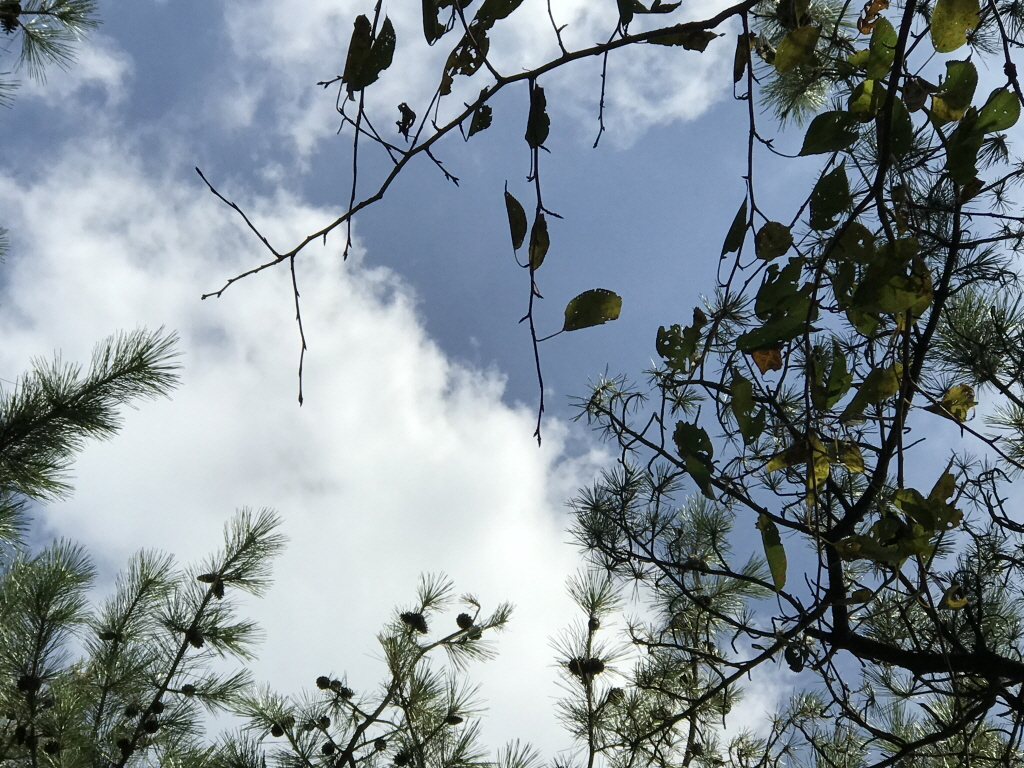
#> input picture space.jpg, 1024 x 768 px
$ jupyter execute chap142.ipynb
#> lines starting #> are read from the running program, lines starting #| are printed output that depends on the picture; after the words box and inside, x2 and y2 are one past the last pixel; in counts of white or black regions, pixels touching at a corner belong together
[cell 1]
import cv2
flags = [i for i in dir(cv2) if i.startswith('COLOR_')]
import numpy as np
from matplotlib import pyplot as plt

[cell 2]
img = cv2.imread('space.jpg',0)
#> img: shape (768, 1024); min 0, max 255, mean 138.6
ret,thresh1 = cv2.threshold(img,127,255,cv2.THRESH_BINARY)
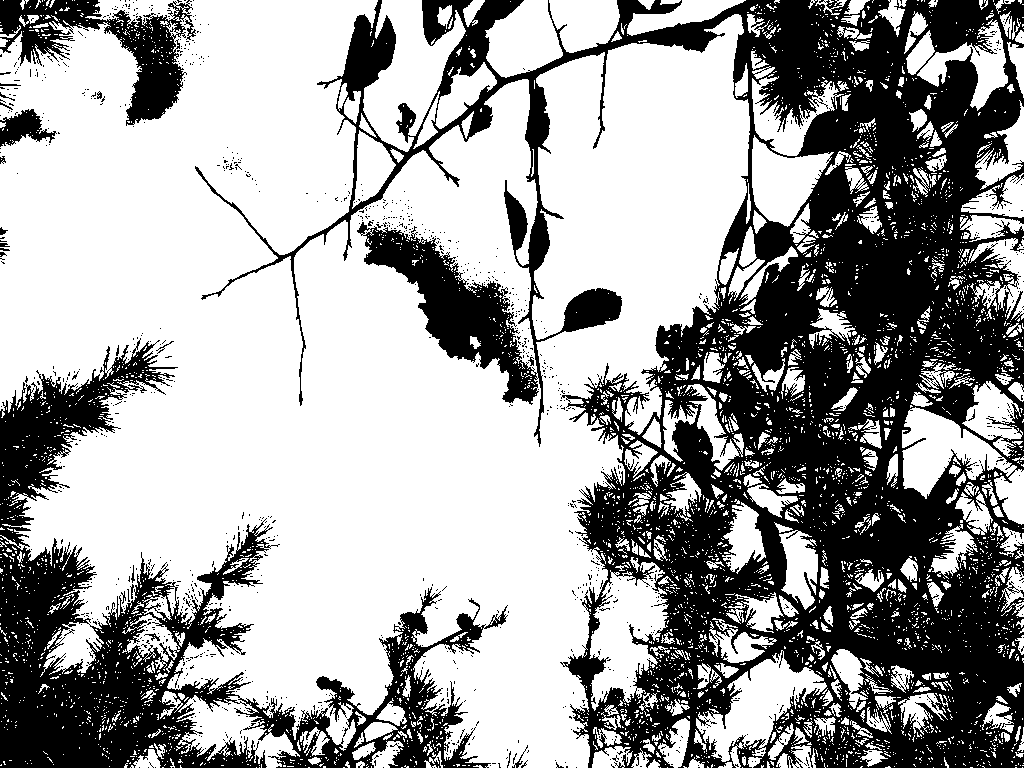
#> thresh1: shape (768, 1024); 63.2% white; 1139 black regions (1116 under 20 px), largest, box (x1, y1, x2, y2) and area: (195, 0, 1024, 768) 220093, (0, 338, 508, 768) 56415, (0, 0, 196, 126) 8734
ret,thresh2 = cv2.threshold(img,127,255,cv2.THRESH_BINARY_INV)
ret,thresh3 = cv2.threshold(img,127,255,cv2.THRESH_TRUNC)
ret,thresh4 = cv2.threshold(img,127,255,cv2.THRESH_TOZERO)
ret,thresh5 = cv2.threshold(img,127,255,cv2.THRESH_TOZERO_INV)

titles = ['Original Image','BINARY','BINARY_INV','TRUNC','TOZERO','TOZERO_INV']
images = [img, thresh1, thresh2, thresh3, thresh4, thresh5]

for i in range(6):
    plt.subplot(2,3,i+1),plt.imshow(images[i],'gray')
    plt.title(titles[i])
    plt.xticks([]),plt.yticks([])
plt.show()

[cell 3]
img = cv2.imread('lol.jpg',0)
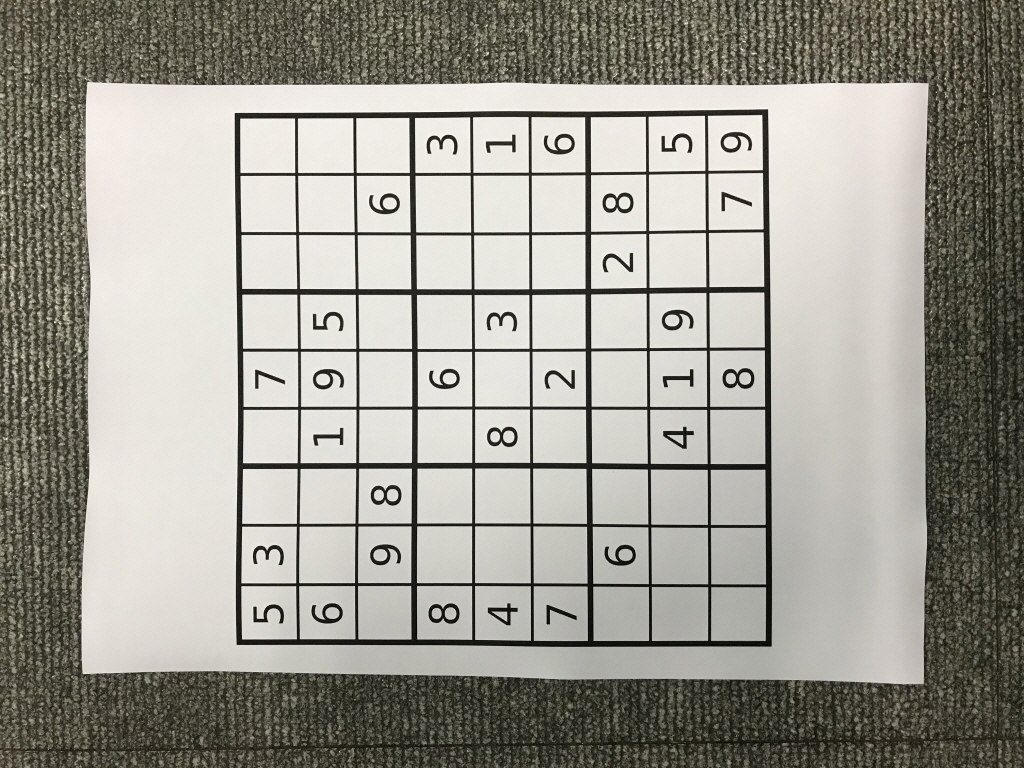
#> input picture lol.jpg, 1024 x 768 px
#> img: shape (768, 1024); min 3, max 252, mean 154.7
img = cv2.medianBlur(img,5)

ret,th1 = cv2.threshold(img,127,255,cv2.THRESH_BINARY)
#> th1: shape (768, 1024); 58.3% white; 40 black regions (6 under 20 px), largest, box (x1, y1, x2, y2) and area: (0, 0, 1024, 768) 279951, (235, 109, 772, 647) 40694, (429, 603, 460, 624) 323
th2 = cv2.adaptiveThreshold(img,255,cv2.ADAPTIVE_THRESH_MEAN_C,\
            cv2.THRESH_BINARY,11,2)
#> th2: shape (768, 1024); 74.5% white; 530 black regions (314 under 20 px), largest, box (x1, y1, x2, y2) and area: (53, 0, 1024, 768) 100180, (235, 109, 772, 647) 44336, (0, 0, 96, 768) 20660
th3 = cv2.adaptiveThreshold(img,255,cv2.ADAPTIVE_THRESH_GAUSSIAN_C,\
            cv2.THRESH_BINARY,11,2)
#> th3: shape (768, 1024); 75.7% white; 883 black regions (564 under 20 px), largest, box (x1, y1, x2, y2) and area: (0, 0, 987, 768) 88886, (235, 109, 772, 647) 43658, (942, 159, 1024, 768) 9710

titles = ['Original Image', 'Global Thresholding (v = 127)',
            'Adaptive Mean Thresholding', 'Adaptive Gaussian Thresholding']
images = [img, th1, th2, th3]

for i in range(4):
    plt.subplot(2,2,i+1),plt.imshow(images[i],'gray')
    plt.title(titles[i])
    plt.xticks([]),plt.yticks([])
plt.show()

[cell 4]
img = cv2.imread('noise.jpg',0)
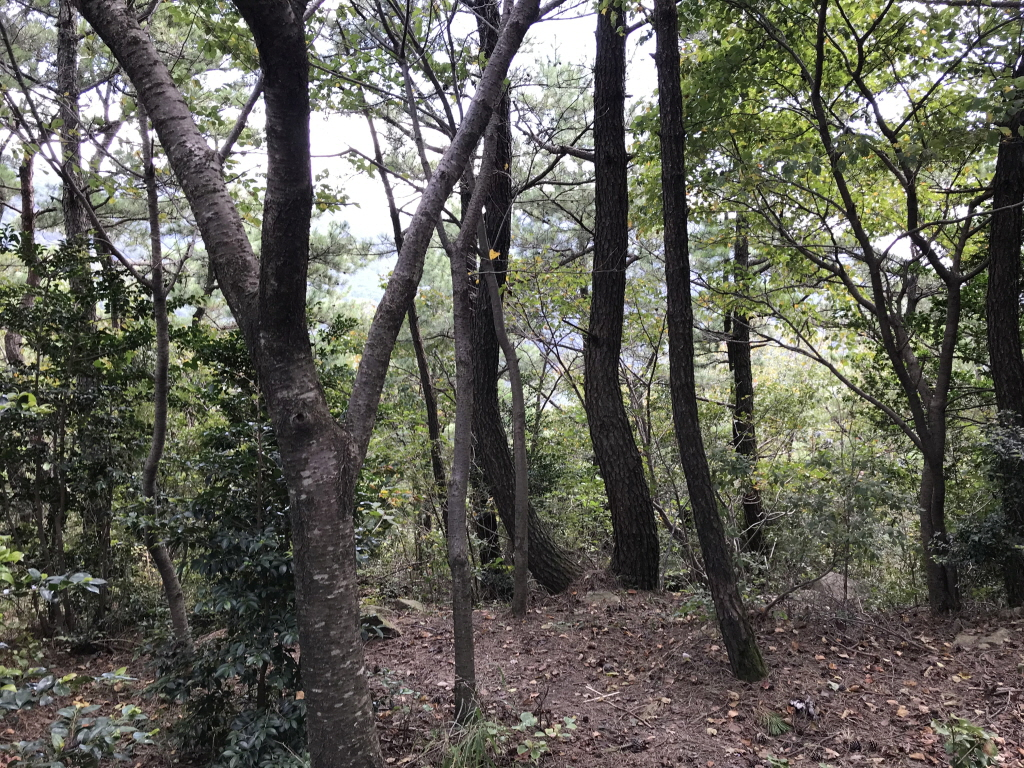
#> input picture noise.jpg, 1024 x 768 px
#> img: shape (768, 1024); min 2, max 255, mean 95.4

ret1,th1 = cv2.threshold(img,127,255,cv2.THRESH_BINARY)
#> th1: shape (768, 1024); 26.7% white; 7895 white regions (7134 under 20 px), largest, box (x1, y1, x2, y2) and area: (306, 83, 399, 379) 16217, (506, 0, 599, 187) 11126, (750, 341, 900, 486) 9779
ret2,th2 = cv2.threshold(img,0,255,cv2.THRESH_BINARY+cv2.THRESH_OTSU)
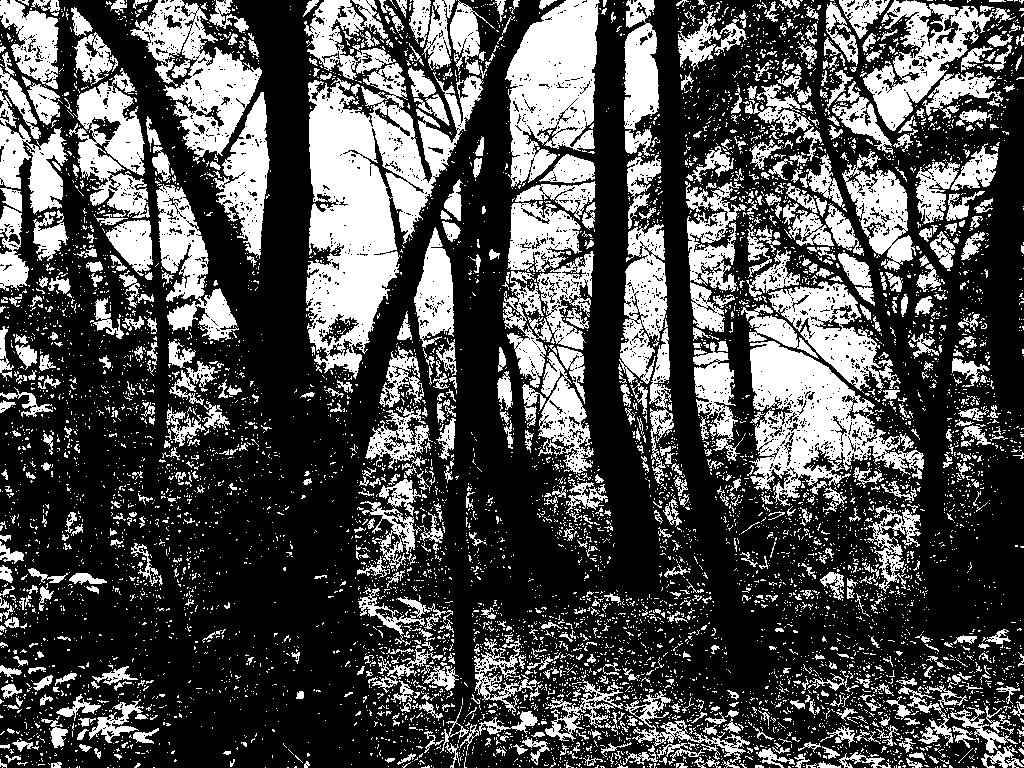
#> th2: shape (768, 1024); 31.4% white; 7636 white regions (6859 under 20 px), largest, box (x1, y1, x2, y2) and area: (306, 63, 484, 379) 24625, (749, 341, 924, 506) 12259, (505, 0, 600, 187) 11474
#> ret2 = 116
blur = cv2.GaussianBlur(img,(5,5),0)
ret3,th3 = cv2.threshold(blur,0,255,cv2.THRESH_BINARY+cv2.THRESH_OTSU)
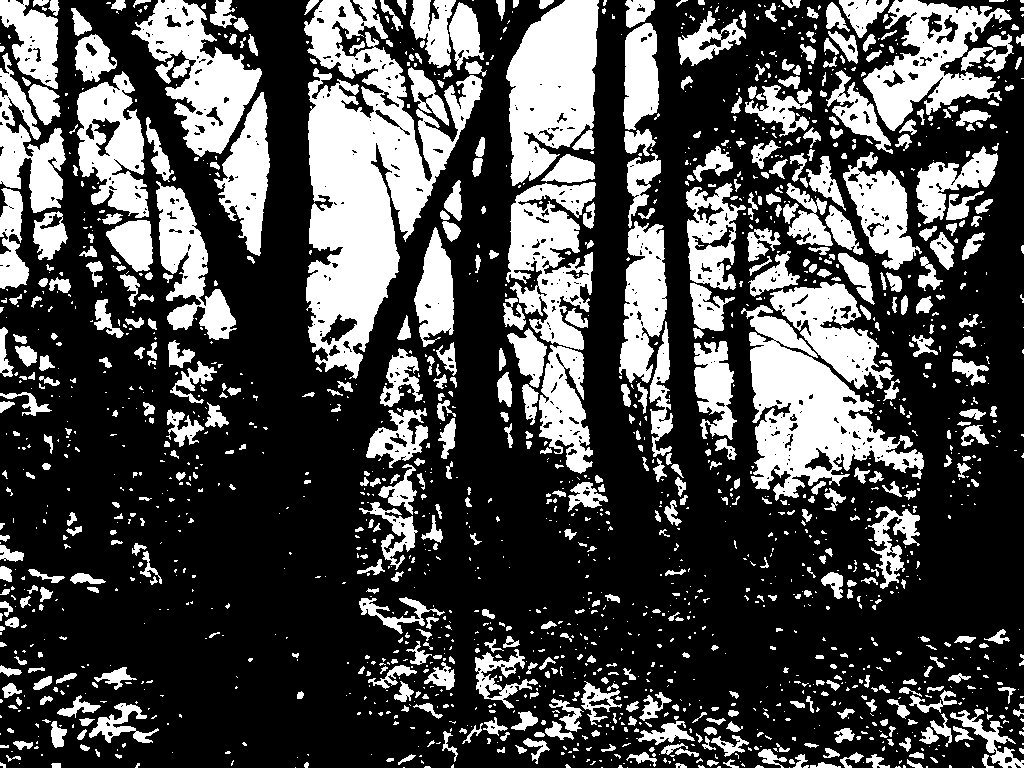
#> th3: shape (768, 1024); 30.1% white; 1752 white regions (1162 under 20 px), largest, box (x1, y1, x2, y2) and area: (304, 0, 483, 379) 29968, (741, 305, 924, 501) 14695, (506, 0, 599, 186) 11800
#> ret3 = 115

images = [img, 0, th1,
          img, 0, th2,
          blur, 0, th3]

titles = ['Original Noisy Image','Histogram','Global Thresholding (v=127)',
          'Original Noisy Image','Histogram',"Otsu's Thresholding",
          'Gaussian filtered Image','Histogram',"Otsu's Thresholding"]

for i in range(3):
    plt.subplot(3,3,i*3+1),plt.imshow(images[i*3],'gray')
    plt.title(titles[i*3]), plt.xticks([]), plt.yticks([])
    plt.subplot(3,3,i*3+2),plt.hist(images[i*3].ravel(),256)
    plt.title(titles[i*3+1]), plt.xticks([]), plt.yticks([])
    plt.subplot(3,3,i*3+3),plt.imshow(images[i*3+2],'gray')
    plt.title(titles[i*3+2]), plt.xticks([]), plt.yticks([])
plt.show()
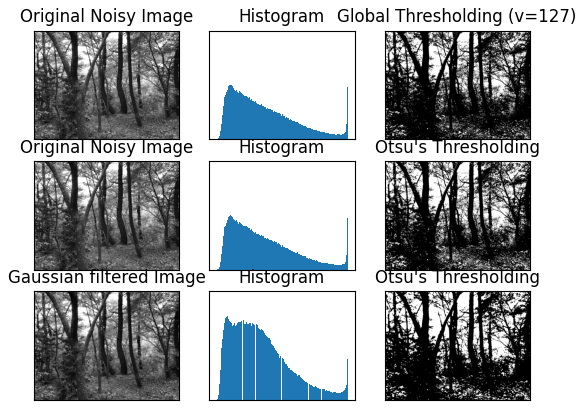
#> figure drawn by matplotlib, 9 panels

[cell 5]
img = cv2.imread('noise.jpg',0)
blur = cv2.GaussianBlur(img,(5,5),0)
hist = cv2.calcHist([blur],[0],None,[256],[0,256])
#> hist = 256 values, max 7988 at index 255, min 0 at index 0, mean 3072
hist_norm = hist.ravel()/hist.max()
#> hist_norm = 256 values, max 1 at index 255, min 0 at index 0, mean 0.385
Q = hist_norm.cumsum()
#> Q = 256 values from 0 to 98.45

bins = np.arange(256)

fn_min = np.inf
thresh = -1

for i in range(1,256):
    p1,p2 = np.hsplit(hist_norm,[i])
    q1,q2 = Q[i],Q[255]-Q[i]
    b1,b2 = np.hsplit(bins,[i])

    m1,m2 = np.sum(p1*b1)/q1, np.sum(p2*b2)/q2
    v1,v2 = np.sum(((b1-m1)**2)*p1)/q1,np.sum(((b2-m2)**2)*p2)/q2
    fn = v1*q1 + v2*q2
    if fn < fn_min:
        fn_min = fn
        thresh = i
#> this loop made 255 passes
#> (p1, q1, q2, m1, m2, v1, v2, fn) on passes 9 to 12: ([0, 0, 0, 0, 0, 0, 0, 0, 0], 0.000501, 98.45, 0, 95.37, 0, 3169.4, 312032.8), ([0, 0, 0, 0, 0, 0, 0, 0, 0, 0.000501], 0.0015, 98.45, 3, 95.37, 12, 3169.4, 312029.1), ([0, 0, 0, 0, 0, 0, 0, 0, 0, 0.000501, 0.001], 0.00426, 98.45, 3.41, 95.37, 13.89, 3169.4, 312021.8), ([0, 0, 0, 0, 0, 0, 0, 0, 0, 0.000501, 0.001, 0.00275], 0.0156, 98.44, 2.86, 95.38, 16.11, 3169.6, 312002.4)
#> (q1, q2, m1, m2, v1, v2, fn, fn_min) on passes 13 to 18: (0.0371, 98.41, 4.9, 95.4, 19.2, 3169.5, 311923.7, 311923.7), (0.0836, 98.37, 5.5, 95.44, 21.48, 3169.5, 311779.6, 311779.6), (0.172, 98.28, 6.48, 95.52, 23.1, 3169.2, 311473.6, 311473.6), (0.326, 98.13, 7.46, 95.66, 24.31, 3168.4, 310909.2, 310909.2), (0.543, 97.91, 9.02, 95.85, 22.58, 3165.5, 309939.2, 309939.2), (0.832, 97.62, 10.33, 96.09, 20.87, 3161.1, 308601.8, 308601.8)

ret, otsu = cv2.threshold(blur,0,255,cv2.THRESH_BINARY+cv2.THRESH_OTSU)
print(thresh,ret)
#| 116 115.0
